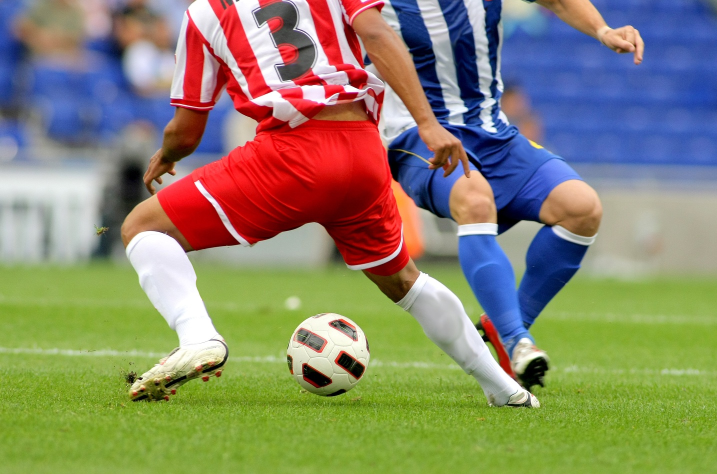
#> input picture soccer.jpg, 1434 x 948 px, found by its file name (shown at 1/2 size)
$ python 2-1.py
#> lines starting #> are read from the running program, lines starting #| are printed output that depends on the picture
import cv2 as cv
import numpy as np

img = cv.imread(r"C:\Users\user\Documents\llm-programming\soccer.jpg")
#> img is the input picture: shape (948, 1434, 3); mean B, G, R 107.2, 133.3, 136.9
img=cv.resize(img,dsize=(0,0),fx=0.25,fy=0.25)
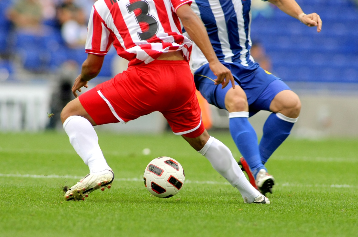
#> img: shape (237, 358, 3); mean B, G, R 107.3, 133.4, 137

def gamma(f, gamma=1.0):
#> called with gamma = 0.5
    f1=f/255.0
    return np.uint8(255*(f1**gamma))
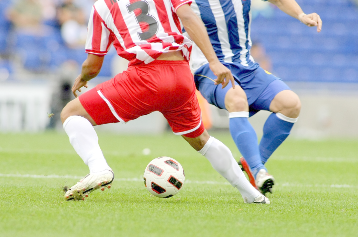
#> returned value: shape (237, 358, 3); mean of channels 0, 1, 2 154, 174.9, 180.3; drawn as B, G, R

gc=np.hstack([gamma(img,0.5), gamma(img,0.75), gamma(img,1.0), gamma(img,2.0), gamma(img,3.0)])
#> call 2 of gamma, with gamma = 0.75
#> in gamma (call 2), `return np.uint8(255*(f1**gamma))`:
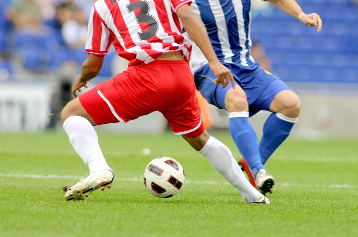
#> returned value: shape (237, 358, 3); mean of channels 0, 1, 2 126.8, 151.5, 156; drawn as B, G, R
#> call 4 of gamma, with gamma = 2
#> in gamma (call 4), `return np.uint8(255*(f1**gamma))`:
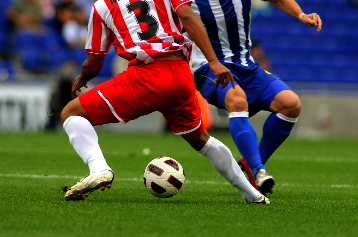
#> returned value: shape (237, 358, 3); mean of channels 0, 1, 2 62.7, 84.4, 86.9; drawn as B, G, R
#> in gamma (call 5), `return np.uint8(255*(f1**gamma))`:
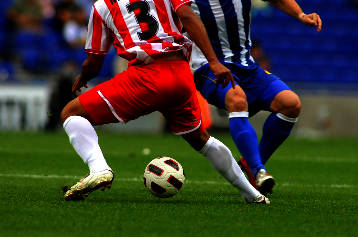
#> returned value: shape (237, 358, 3); mean of channels 0, 1, 2 42.9, 57.5, 60.9; drawn as B, G, R
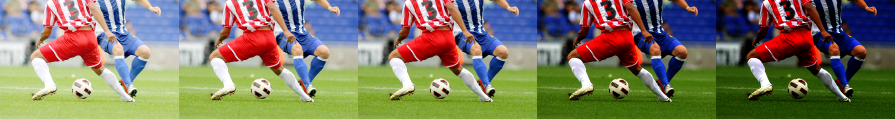
#> gc: shape (237, 1790, 3) (shown at 1/2 size); mean B, G, R 98.7, 120.3, 124.2
cv.imshow("Gamma", gc)

cv.waitKey(0)
cv.destroyAllWindows()

$ run again, with girl_laughing.jpg copied over soccer.jpg
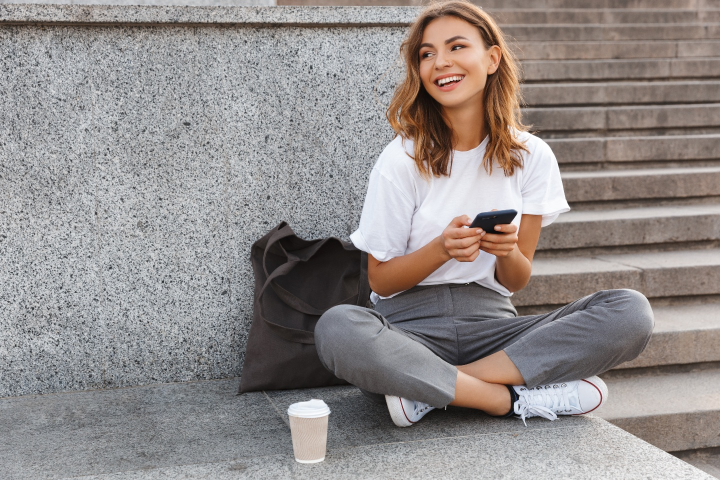
#> input picture girl_laughing.jpg, 1440 x 960 px, found by its file name (shown at 1/2 size)
#> img is the input picture: shape (960, 1440, 3); mean B, G, R 139.3, 140.7, 146.8
#> img: shape (240, 360, 3)
#> in gamma (call 5), `return np.uint8(255*(f1**gamma))`:
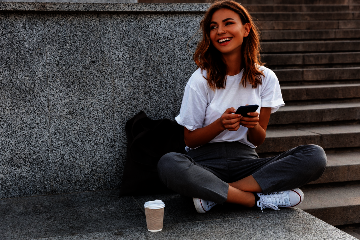
#> returned value: shape (240, 360, 3); mean of channels 0, 1, 2 58, 57.2, 62.3; drawn as B, G, R
#> `gc=np.hstack([gamma(img,0.5), gamma(img,0.75), gamma(img,1.0), gamma(i..`:
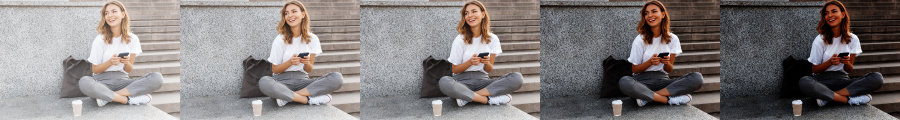
#> gc: shape (240, 1800, 3) (shown at 1/2 size); mean B, G, R 125.4, 126.2, 131.7

$ run again, with mistyroad.jpg copied over soccer.jpg
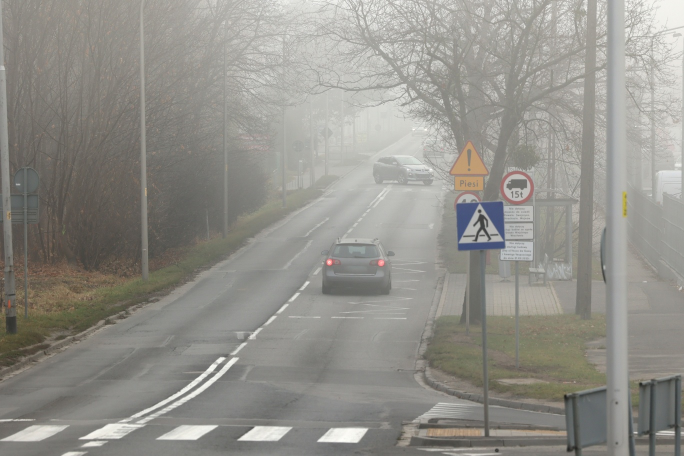
#> input picture mistyroad.jpg, 1368 x 912 px, found by its file name (shown at 1/2 size)
#> img is the input picture: shape (912, 1368, 3); mean B, G, R 138.8, 145, 146.5
#> img: shape (228, 342, 3)
#> in gamma (call 5), `return np.uint8(255*(f1**gamma))`:
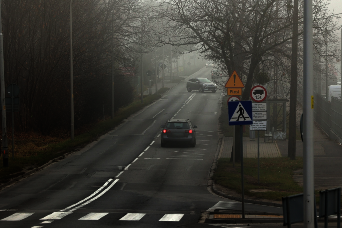
#> returned value: shape (228, 342, 3); mean of channels 0, 1, 2 48.6, 54.2, 55.5; drawn as B, G, R
#> `gc=np.hstack([gamma(img,0.5), gamma(img,0.75), gamma(img,1.0), gamma(i..`:
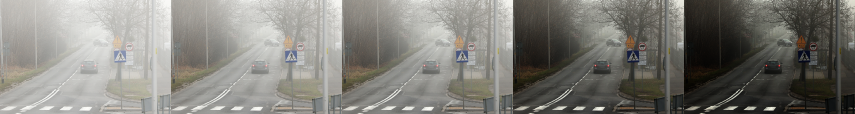
#> gc: shape (228, 1710, 3) (shown at 1/2 size); mean B, G, R 122.8, 128.4, 129.8
